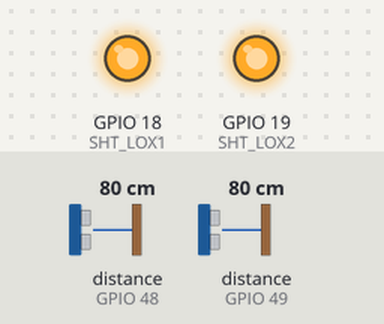
Bench run of a sketch on a simulated ESP32. On the bench: output pins drawn as LEDs (lit = HIGH). The inputs (shaded band) are chosen by the test bench; at power-on: distance to the obstacle (sensors on GPIO 48, GPIO 49) 80 cm. What the sketch prints to the serial monitor is not drawn.

Above: at 1.2 s.
1.3 s: distance to the obstacle (sensor on GPIO 48) set to 250 cm
3.3 s: distance to the obstacle (sensor on GPIO 49) set to 250 cm
5.2 s: distance to the obstacle (sensor on GPIO 48) set to 2 cm
Timing chart, 0 to 8.2 s (numbered marks = the images above; inputs shaded):
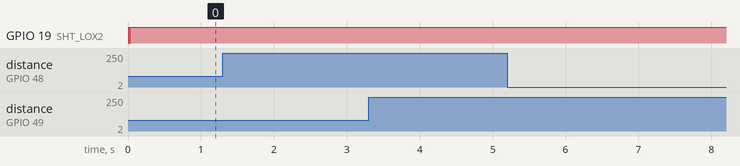

The sketch:

tof_dual.ino
```cpp
#include "Adafruit_VL53L0X.h"
#include <Wire.h>

//SDA and SCL Port
#define SDA_PIN 21
#define SCL_PIN 22


// the distance that the tof is supposed to mesure is from 30mm to 4m.

// address we will assign if dual sensor is present
#define LOX1_ADDRESS 0x30
#define LOX2_ADDRESS 0x31

// set the pins to shutdown
#define SHT_LOX1 18
#define SHT_LOX2 19

// objects for the vl53l0x
Adafruit_VL53L0X lox1 = Adafruit_VL53L0X();
Adafruit_VL53L0X lox2 = Adafruit_VL53L0X();

// this holds the measurement
VL53L0X_RangingMeasurementData_t measure1;
VL53L0X_RangingMeasurementData_t measure2;

int TOF_Front = 0;
int TOF_Side = 0;

void setID() {
  // all reset
  digitalWrite(SHT_LOX1, LOW);
  digitalWrite(SHT_LOX2, LOW);
  delay(10);
  // all unreset
  digitalWrite(SHT_LOX1, HIGH);
  digitalWrite(SHT_LOX2, HIGH);
  delay(10);

  // activating LOX1 and resetting LOX2
  digitalWrite(SHT_LOX1, HIGH);
  digitalWrite(SHT_LOX2, LOW);

  // initing LOX1
  if(!lox1.begin(LOX1_ADDRESS)) {
    Serial.println(F("Failed to boot first VL53L0X"));
    while(1);
  }
  delay(10);

  // activating LOX2
  digitalWrite(SHT_LOX2, HIGH);
  delay(10);

  //initing LOX2
  if(!lox2.begin(LOX2_ADDRESS)) {
    Serial.println(F("Failed to boot second VL53L0X"));
    while(1);
  }
}

void read_dual_sensors() {

  lox1.rangingTest(&measure1, false); // pass in 'true' to get debug data printout!
  lox2.rangingTest(&measure2, false); // pass in 'true' to get debug data printout!

  // print sensor one reading
  Serial.print(F("Sensor 1: "));
  if(measure1.RangeStatus != 4) {     // if not out of range
    TOF_Side = measure1.RangeMilliMeter;
    Serial.print(measure1.RangeMilliMeter);
    Serial.print(" mm");

  } else {
    Serial.print(F("Out of Range!"));
  }

  Serial.print(F(", "));

  // print sensor two reading
  Serial.print(F("Sensor 2: "));
  if(measure2.RangeStatus != 4) {
    TOF_Front = measure2.RangeMilliMeter;
    Serial.print(measure2.RangeMilliMeter);
    Serial.print(" mm");
  } else {
    Serial.print(F("Out of Range!"));
  }

  Serial.println(".");
}

void setup() {
  Serial.begin(115200);
  Wire.begin(SDA_PIN, SCL_PIN);
  // wait until serial port opens for native USB devices
  while (! Serial) { delay(1); }

  pinMode(SHT_LOX1, OUTPUT);
  pinMode(SHT_LOX2, OUTPUT);

  Serial.println(F("Shutdown pins inited..."));

  digitalWrite(SHT_LOX1, LOW);
  digitalWrite(SHT_LOX2, LOW);

  Serial.println(F("Both in reset mode...(pins are low)"));


  Serial.println(F("Starting..."));
  setID();

}

void loop() {
// I changed the delay time so the reaction will be quicker
  read_dual_sensors();
  delay(10);
}
```

Measured:
- after the input at 1.3 s, every drawn part: stays the same
- after the input at 3.3 s, every drawn part: stays the same
- after the input at 5.2 s, every drawn part: stays the same
